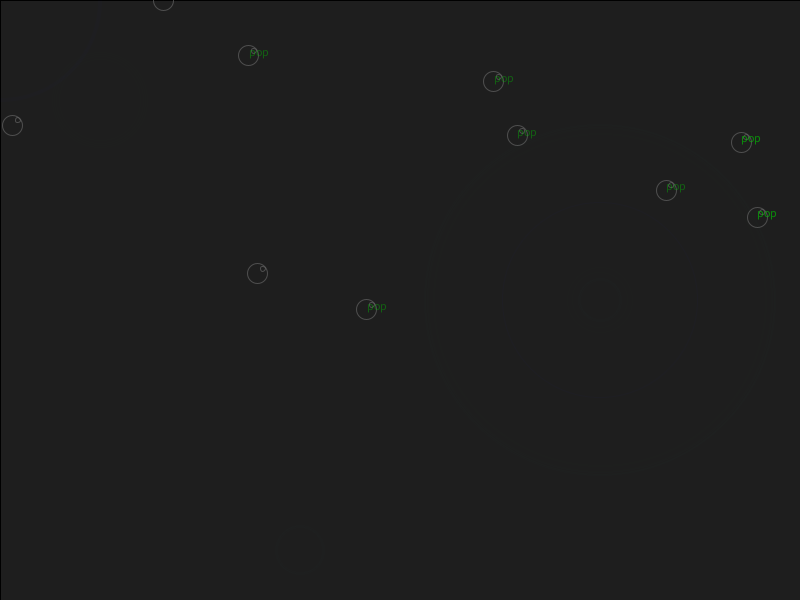
Frame 1 (no input)
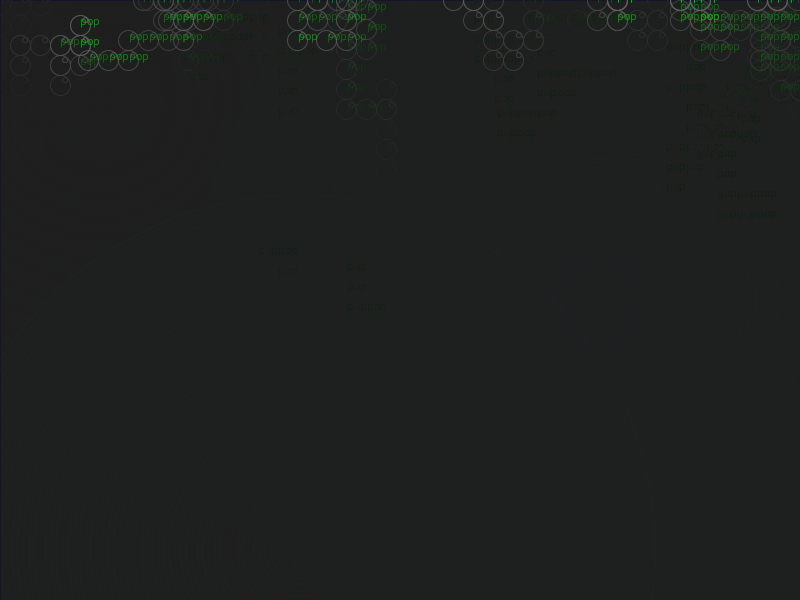
Frame 60 (the mouse pressed at the canvas centre just before this capture)
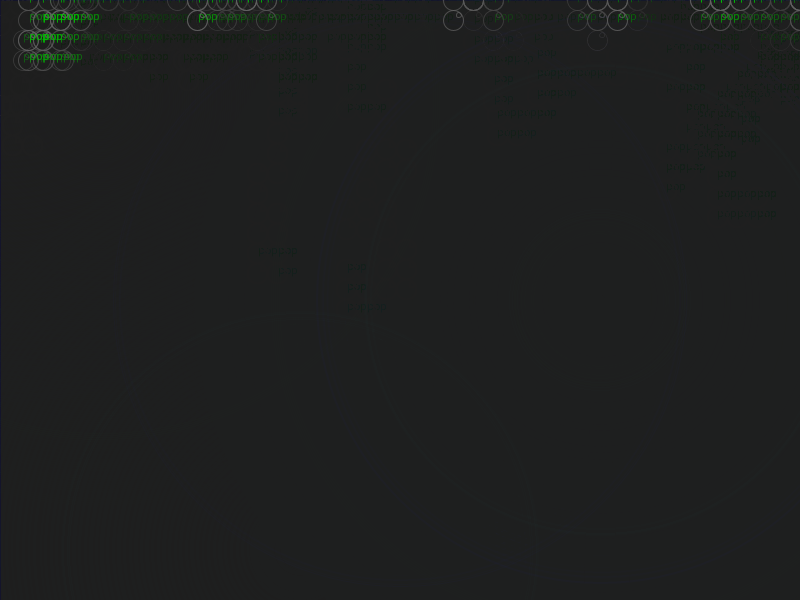
Frame 120 (the mouse held since frame 60 and released just before this capture)

The Processing sketch that drew these frames (run headless with seeded random() and noise(); from frame 60 on, the mouse is pressed at the canvas centre):

// Processing sketch: processing_141596
// ── processing_141596.pde

Bubbles[] b = new Bubbles[10]; //declaring an array of bubbles

//group 1 of ripples, center right
Ripple waterRip1;

//group 2 of ripples, top left
Ripple waterRip2;

//group 3 ripples, at bottom
Ripple waterRip3;

//group 4 ripples, position controlled by mouse
Ripple waterRip4;

void setup (){
  size(800,600);
  background(30);
  frameRate(10);
  
  //Creating objects
  for (int i = 0; i < b.length; i++){
    b[i] = new Bubbles();
  }
  
  //represents color of ripple as well as position and speed
  //of group 1, ripples on center right
  waterRip1 = new Ripple(color(#21B766, 45), 10, 25, 10);

  //represents color of ripple as well as position and speed
  //of group 2, ripples on top left
  waterRip2 = new Ripple(color(#21B72A, 35), 10, 25, 1);

  //represents color of ripple as well as position and speed
  //of group 3, ripples at bottom
  waterRip3 = new Ripple(color(#2195B7, 40), 10, 25, 5);

  //represents color of ripple as well as position and speed
  //of group 4
  waterRip4 = new Ripple(color(#2303FF, 50), 10, 25, 1);
}

void draw(){
  fill(30,20);
  rect(0,0,width,height);
  for (int i = 0; i < b.length; i++){
    b[i].move();
    b[i].display();
    
    for (int j = 0; j < b.length; j++){
      if((b[i].collide(b[j]))){
        b[i].col();
      }else{
        b[i].nocol();
      }
    }
  }
  
  //group 1
  waterRip1.mov();
  waterRip1.display();

  //group 2
  waterRip2.mov();
  waterRip2.display2();

  //group 3
  waterRip3.mov();
  waterRip3.display3();

  //group 4
  waterRip4.mov();
  waterRip4.display4();
}


class Bubbles{
  
  float x,y;
  int s;
  color c = color(200,50);
  
  Bubbles(){
    x = random(width);
    y = random(height);
    s = 20;
  }
  
  void display () {
    stroke(100,100,100,175);
    noFill();
    ellipse(x,y,s,s);
    ellipse(x+5,y-5,5,5);
  }
  
  void move() {
    int opt = int(random(5));
    if (opt == 0){
      x = x + s;
    }else if (opt == 1){
      x = x - s;
    }else if (opt == 2){
      y = y + s;
    }else{
      y = y - s;
    }
    x = constrain(x,0,width);
    y = constrain(y,0,height);
  }
  
  void col(){
    c = color (0,200,0,100);
    fill(c);
    text("pop",x,y);
  }
  void nocol(){
    c = color(200,50);
  }
  
  boolean collide(Bubbles b0){
    float d = dist(x,y,b0.x,b0.y);
    if ((d>0) && (d<s*5)){
      return true;
    }else{
      return false;
    }
  }
}
    
class Ripple {
  color c; //color
  float xpos; //position on the x   
  float ypos; //position on the y   
  float speed; //speed


    Ripple(color wC, float rxpos, float rypos, float rspeed) {
    c = wC;
    xpos = rxpos;
    ypos = rypos;
    speed = rspeed;
  }

  float circ = 5; // controls number of ripples(rings)
  float sc = random(width); //scale of ellipse
  float r = random(1, 5); //controls number of ripples (rings)

  //group 1 ripples on right
  //controls position and repetition of ripples
  void display() {
    for (int i = 0; i<circ; i++) {
      stroke(c, random(0, 20));
      noFill();
      ellipse(600, 300, sc, sc); //position and scale of ellipse

      //controls movement
      sc=sc+r;

      //keeps ripples on a loop
      if (sc>width+10) {
        sc = -100; //controls fading of circles
      }
    }
  }
  //group 2 ripples on top left
  //controls position and repetition of ripples
  void display2() {
    for (int i = 0; i<circ; i++) {
      stroke(c,random(0,20));
      noFill();
      ellipse(100, 100, sc, sc); //position and scale of ellipse

      //controls movement
      sc=sc+r;

      //keeps ripples on a loop
      if (sc>width+10) {
        sc = -100; //controls fading of circles
      }
    }
  }

  //group 3 ripples at bottom
  //controls position and repetition of ripples
  void display3() {
    for (int i = 0; i<circ; i++) {
      stroke(c, random(0,20));
      noFill();
      ellipse(300, 550, sc, sc); //position and scale of ellipse

      //controls movement
      sc=sc+r;

      //keeps ripples on a loop
      if (sc>width+10) {
        sc = -100; //controls fading of circles
      }
    }
  }

  //group 4 controlled by mouse
  //controls position and repetition of ripples
  void display4() {
    for (int i = 0; i<circ; i++) {
      stroke(c, random(0,20));
      noFill();
      //position and scale of ellipse controled by mouse
      ellipse(mouseX, mouseY, sc, sc); 

      //controls movement 
      sc=sc+r;

      // keeps ripples on a loop
      if (sc>width+10) {
        sc = -100; //controls fading of circles
      }
    }
  }
  void mov() {
    display();
    xpos = xpos + 10;
  }
}
